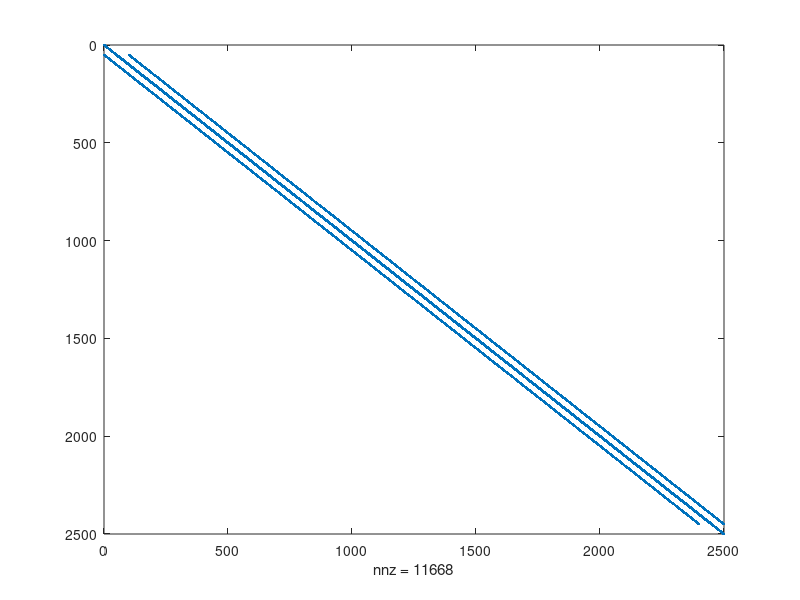
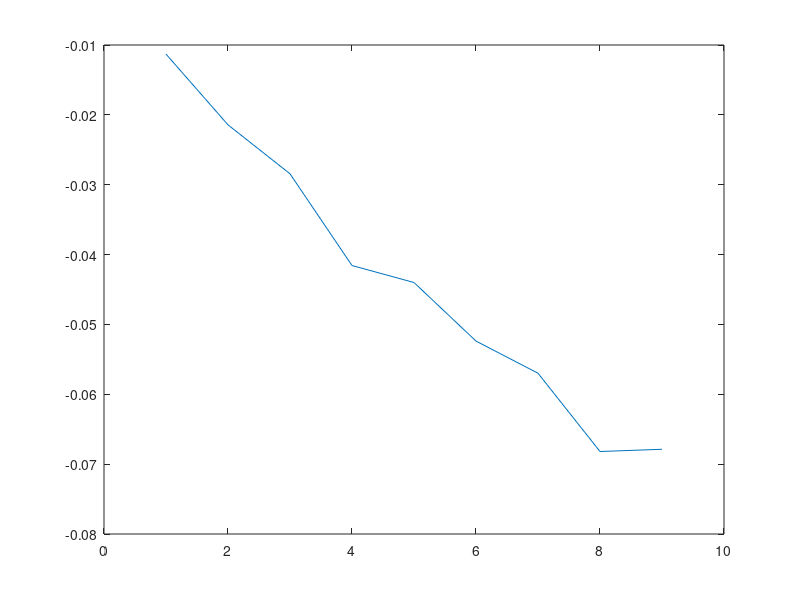
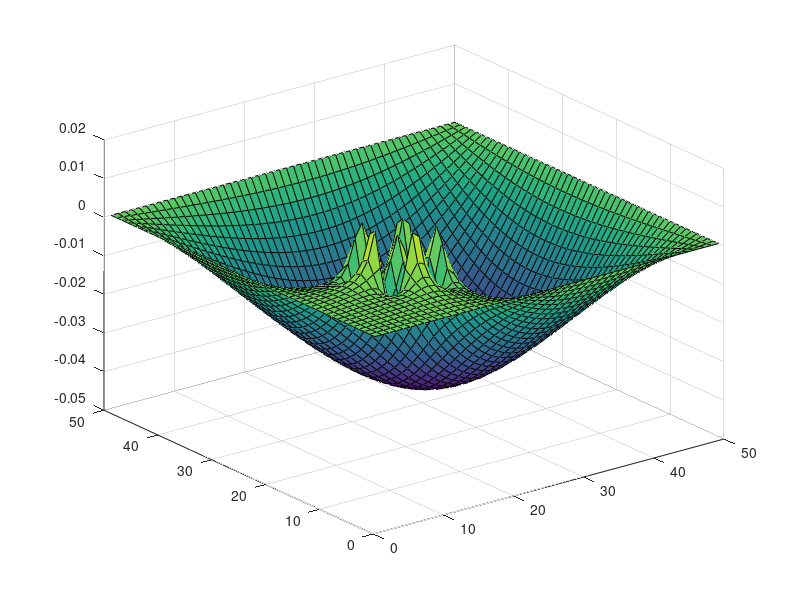
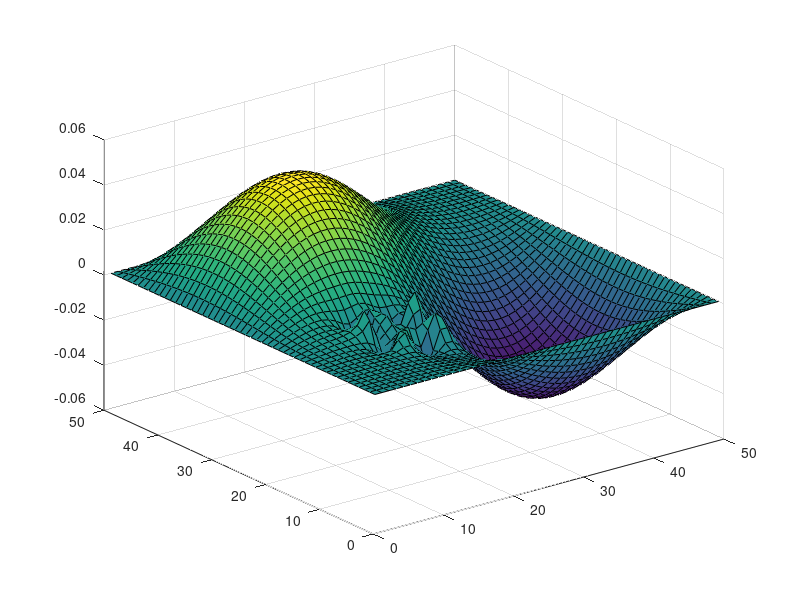

Recreate these plots in MATLAB, in order.
%
% ELEC 4700 PA 5
%
% Harmonic Wave Equation in 2D FD and Modes
%
% Tom Palmer - 101045113
%
% 07 FEB 2020
%

clear
clc

nx = 50;
ny = 50;

G = sparse(nx*ny);
B = zeros (1,nx*ny);

for i = 1:nx
    for j = 1:ny
        n = j + (i-1)*ny;
        
        if i == 1
            G(n,:) = 0;
            G(n,n) = 1;
            B(n) = 1;
        elseif i == nx
            G(n,:) = 0;
            G(n,n) = 1;
            B(n) = 1;
        elseif j == 1
            G(:,n) = 0;
            G(n,n) = 1;
            B(n) = 1;
        elseif j == ny
            G(:,n) = 0;
            G(n,n) = 1;
            B(n) = 1;
        else
            nxm = j + (i-2)*ny;
            nxp = j + (i)*ny;
            nym = j-1 + (i-1)*ny;
            nyp = j+1 + (i-1)*ny;
            if i>10 && i<20 && j>10 && j<20
                G(n,n) = -2;
                G(n,nxm) = 1;
                G(n,nxp) = 1;
                G(n,nym) = 1;
                G(n,nyp) = 1;
            else
                G(n,n) = -4;
                G(n,nxm) = 1;
                G(n,nxp) = 1;
                G(n,nym) = 1;
                G(n,nyp) = 1;
            end
        end
    end
end

figure(1)
spy(G)

[E,D] = eigs(G,9,'SM');
x = linspace(1,9,9);
y = zeros(1,9);
for c = 1:9
    y(1,c) = D(c,c);
end
figure(2)
plot(x,y(1,x))

data_1 = zeros(nx,ny);
data_2 = zeros(nx,ny);
data_3 = zeros(nx,ny);
data_4 = zeros(nx,ny);
data_5 = zeros(nx,ny);
data_6 = zeros(nx,ny);
data_7 = zeros(nx,ny);
data_8 = zeros(nx,ny);
data_9 = zeros(nx,ny);

data_x = linspace(1,nx,nx);
data_y = linspace(1,ny,ny);

for i = 1:nx
    for j = 1:ny
        position = j + (i-1)*ny;
        data_1(i,j) = E(position,1);
    end
end
figure(3)
surf(data_x,data_y,data_1)

for i = 1:nx
    for j = 1:ny
        position = j + (i-1)*ny;
        data_2(i,j) = E(position,2);
    end
end
figure(4)
surf(data_x,data_y,data_2)

for i = 1:nx
    for j = 1:ny
        position = j + (i-1)*ny;
        data_3(i,j) = E(position,3);
    end
end
figure(5)
surf(data_x,data_y,data_3)

for i = 1:nx
    for j = 1:ny
        position = j + (i-1)*ny;
        data_4(i,j) = E(position,4);
    end
end
figure(6)
surf(data_x,data_y,data_4)

for i = 1:nx
    for j = 1:ny
        position = j + (i-1)*ny;
        data_5(i,j) = E(position,5);
    end
end
figure(7)
surf(data_x,data_y,data_5)

for i = 1:nx
    for j = 1:ny
        position = j + (i-1)*ny;
        data_6(i,j) = E(position,6 );
    end
end
figure(8)
surf(data_x,data_y,data_6)

for i = 1:nx
    for j = 1:ny
        position = j + (i-1)*ny;
        data_7(i,j) = E(position,7);
    end
end
figure(9)
surf(data_x,data_y,data_7)

for i = 1:nx
    for j = 1:ny
        position = j + (i-1)*ny;
        data_8(i,j) = E(position,8);
    end
end
figure(10)
surf(data_x,data_y,data_8)

for i = 1:nx
    for j = 1:ny
        position = j + (i-1)*ny;
        data_9(i,j) = E(position,9);
    end
end
figure(11)
surf(data_x,data_y,data_9)